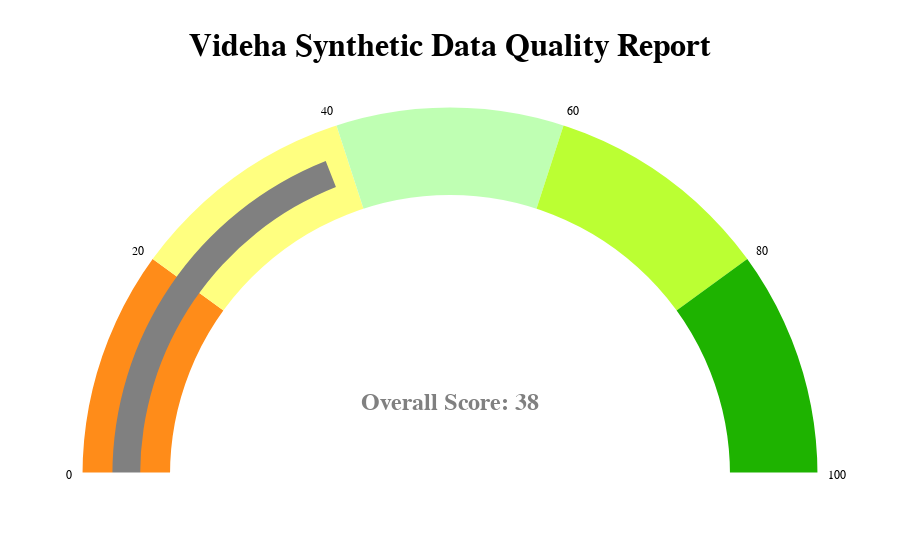
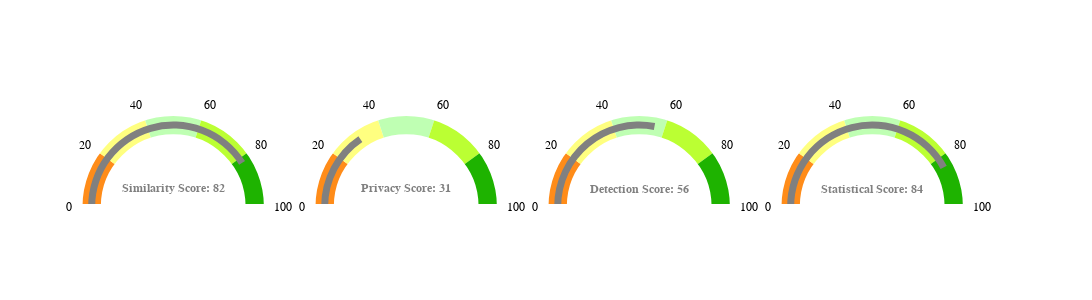

Notebook cell for these charts, in order:
### Markdown cell above
#### Report with privacy metrics

### Code cell
get_full_report(data, sample,discrete_columns,numeric_features, key_fields=['age','workclass','education'],sensitive_fields = ['income'])

### Figure 1 — Plotly figure (JSON) as saved in the notebook; plotly's stock layout.template omitted (floating-point values rounded to 4 significant figures)
{"data": [{"delta": {"font": {"size": 60}, "increasing": {"color": "white"}, "reference": 0}, "domain": {"x": [0, 1], "y": [0, 1]}, "gauge": {"axis": {"range": [null, 100], "tickcolor": "white", "tickwidth": 0}, "bar": {"color": "grey", "thickness": 0.3}, "bgcolor": "white", "bordercolor": "white", "borderwidth": 5, "steps": [{"color": "#FF8C19", "range": [0, 20]}, {"color": "#FFFF80", "range": [20, 40]}, {"color": "#BFFFB3", "range": [40, 60]}, {"color": "#BBFF33", "range": [60, 80]}, {"color": "#1EB300", "range": [80, 101]}], "threshold": {"line": {"color": "grey", "width": 4}, "thickness": 0, "value": 100}}, "mode": "gauge+number+delta", "number": {"font": {"color": "grey", "family": "'Oswald', sans-serif", "size": 24}, "prefix": "<b>Overall Score<b>: "}, "type": "indicator", "value": 38}], "layout": {"font": {"color": "black", "family": "'Oswald', sans-serif"}, "plot_bgcolor": "rgba(0,0,0,0)", "title": {"font": {"color": "black", "family": "'Oswald', sans-serif", "size": 32}, "text": "<b>Videha Synthetic Data Quality Report<b>", "x": 0.5, "xanchor": "center", "y": 0.94, "yanchor": "top"}, "xaxis": {"range": [0, 1], "showgrid": false, "showticklabels": true}, "yaxis": {"range": [0, 1], "showgrid": false, "showticklabels": true}}}

### Figure 2 — Plotly figure (JSON) as saved in the notebook; plotly's stock layout.template omitted (floating-point values rounded to 4 significant figures)
{"data": [{"delta": {"font": {"size": 12}, "increasing": {"color": "white"}, "reference": 0}, "domain": {"x": [0, 0.2], "y": [0, 1]}, "gauge": {"axis": {"range": [null, 100], "tickcolor": "white", "tickwidth": 0}, "bar": {"color": "grey", "thickness": 0.3}, "bgcolor": "white", "bordercolor": "white", "borderwidth": 5, "steps": [{"color": "#FF8C19", "range": [0, 20]}, {"color": "#FFFF80", "range": [20, 40]}, {"color": "#BFFFB3", "range": [40, 60]}, {"color": "#BBFF33", "range": [60, 80]}, {"color": "#1EB300", "range": [80, 101]}], "threshold": {"line": {"color": "grey", "width": 6}, "thickness": 0, "value": 100}}, "mode": "gauge+number+delta", "number": {"font": {"color": "grey", "family": "'Oswald', sans-serif", "size": 12}, "prefix": "<b>Similarity Score<b>: "}, "type": "indicator", "value": 82}, {"delta": {"font": {"size": 12}, "increasing": {"color": "white"}, "reference": 0}, "domain": {"x": [0.25, 0.45], "y": [0, 1]}, "gauge": {"axis": {"range": [null, 100], "tickcolor": "white", "tickwidth": 0}, "bar": {"color": "grey", "thickness": 0.3}, "bgcolor": "white", "bordercolor": "white", "borderwidth": 5, "steps": [{"color": "#FF8C19", "range": [0, 20]}, {"color": "#FFFF80", "range": [20, 40]}, {"color": "#BFFFB3", "range": [40, 60]}, {"color": "#BBFF33", "range": [60, 80]}, {"color": "#1EB300", "range": [80, 101]}], "threshold": {"line": {"color": "grey", "width": 6}, "thickness": 0, "value": 100}}, "mode": "gauge+number+delta", "number": {"font": {"color": "grey", "family": "'Oswald', sans-serif", "size": 12}, "prefix": "<b>Privacy Score<b>: "}, "type": "indicator", "value": 31}, {"delta": {"font": {"size": 12}, "increasing": {"color": "white"}, "reference": 0}, "domain": {"x": [0.5, 0.7], "y": [0, 1]}, "gauge": {"axis": {"range": [null, 100], "tickcolor": "white", "tickwidth": 0}, "bar": {"color": "grey", "thickness": 0.3}, "bgcolor": "white", "bordercolor": "white", "borderwidth": 5, "steps": [{"color": "#FF8C19", "range": [0, 20]}, {"color": "#FFFF80", "range": [20, 40]}, {"color": "#BFFFB3", "range": [40, 60]}, {"color": "#BBFF33", "range": [60, 80]}, {"color": "#1EB300", "range": [80, 101]}], "threshold": {"line": {"color": "grey", "width": 6}, "thickness": 0, "value": 100}}, "mode": "gauge+number+delta", "number": {"font": {"color": "grey", "family": "'Oswald', sans-serif", "size": 12}, "prefix": "<b>Detection Score<b>: "}, "type": "indicator", "value": 56}, {"delta": {"font": {"size": 12}, "increasing": {"color": "white"}, "reference": 0}, "domain": {"x": [0.75, 0.95], "y": [0, 1]}, "gauge": {"axis": {"range": [null, 100], "tickcolor": "white", "tickwidth": 0}, "bar": {"color": "grey", "thickness": 0.3}, "bgcolor": "white", "bordercolor": "white", "borderwidth": 5, "steps": [{"color": "#FF8C19", "range": [0, 20]}, {"color": "#FFFF80", "range": [20, 40]}, {"color": "#BFFFB3", "range": [40, 60]}, {"color": "#BBFF33", "range": [60, 80]}, {"color": "#1EB300", "range": [80, 101]}], "threshold": {"line": {"color": "grey", "width": 6}, "thickness": 0, "value": 100}}, "mode": "gauge+number+delta", "number": {"font": {"color": "grey", "family": "'Oswald', sans-serif", "size": 12}, "prefix": "<b>Statistical Score<b>: "}, "type": "indicator", "value": 84}], "layout": {"autosize": false, "font": {"color": "black", "family": "'Oswald', sans-serif"}, "height": 300, "plot_bgcolor": "rgba(0,0,0,0)", "title": {"text": ""}, "width": 1200, "xaxis": {"range": [0, 1], "showgrid": false, "showticklabels": true}, "yaxis": {"range": [0, 1], "showgrid": false, "showticklabels": true}}}
